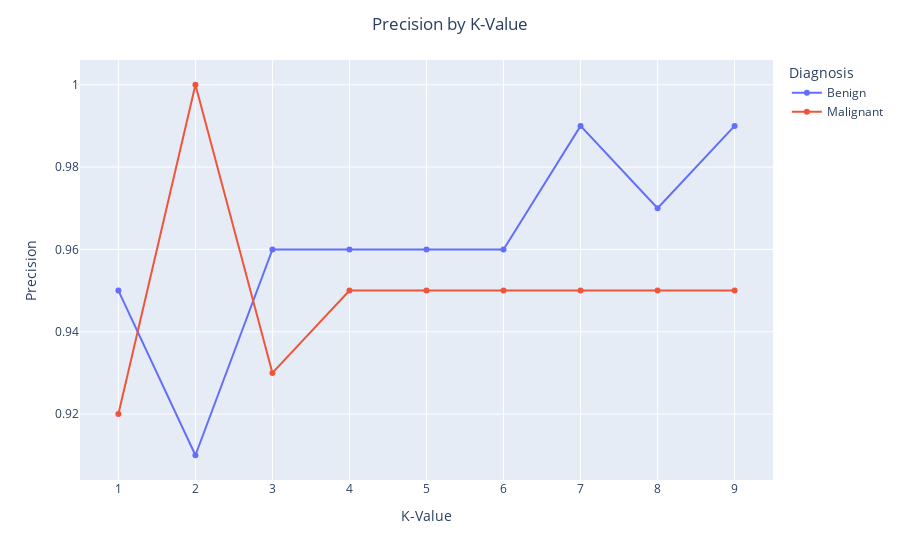

The cell this chart's notebook holds for it:
### Code cell
fig = px.line(output, x='K-Value', y='Precision', color='diagnosis', markers=True)
fig.update_layout(legend_title_text = "Diagnosis", title_text='Precision by K-Value', title_x=0.5)
fig.show()

### Figure 1 — Plotly figure (JSON) as saved in the notebook; plotly's stock layout.template omitted (floating-point values rounded to 4 significant figures)
{"data": [{"hovertemplate": "diagnosis=Benign<br>K-Value=%{x}<br>Precision=%{y}<extra></extra>", "legendgroup": "Benign", "line": {"color": "#636efa", "dash": "solid"}, "marker": {"symbol": "circle"}, "mode": "lines+markers", "name": "Benign", "orientation": "v", "showlegend": true, "type": "scatter", "x": [1, 2, 3, 4, 5, 6, 7, 8, 9], "xaxis": "x", "y": [0.95, 0.91, 0.96, 0.96, 0.96, 0.96, 0.99, 0.97, 0.99], "yaxis": "y"}, {"hovertemplate": "diagnosis=Malignant<br>K-Value=%{x}<br>Precision=%{y}<extra></extra>", "legendgroup": "Malignant", "line": {"color": "#EF553B", "dash": "solid"}, "marker": {"symbol": "circle"}, "mode": "lines+markers", "name": "Malignant", "orientation": "v", "showlegend": true, "type": "scatter", "x": [1, 2, 3, 4, 5, 6, 7, 8, 9], "xaxis": "x", "y": [0.92, 1, 0.93, 0.95, 0.95, 0.95, 0.95, 0.95, 0.95], "yaxis": "y"}], "layout": {"legend": {"title": {"text": "Diagnosis"}, "tracegroupgap": 0}, "margin": {"t": 60}, "title": {"text": "Precision by K-Value", "x": 0.5}, "xaxis": {"anchor": "y", "domain": [0, 1], "title": {"text": "K-Value"}}, "yaxis": {"anchor": "x", "domain": [0, 1], "title": {"text": "Precision"}}}}
